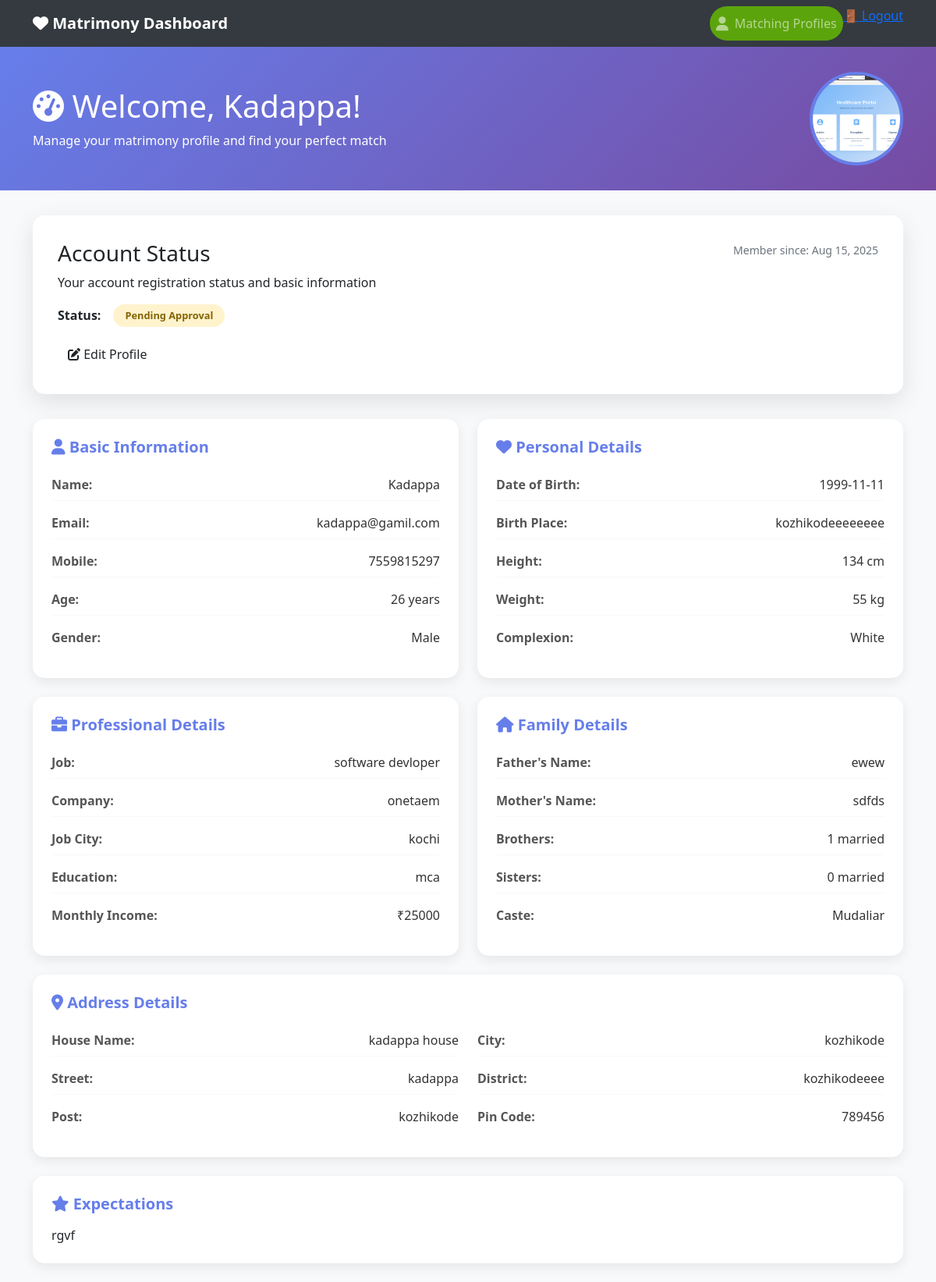
Page /customer/dashboard/ (signed in) on the committed database.
### accounts/models.py (models this page shows, shortened)
class Customer(models.Model):
    user = models.OneToOneField(User, related_name="customer_profile", on_delete=models.CASCADE, blank=True, null=True)
    CASTE_CHOICES = (
        ("Mudaliar", "Mudaliar"),
        ("Chetty", "Chetty"),
        ("Devanga", "Devanga"),
        ("Ezhavas_Thiyas", "Ezhavas & Thiyas"),
        ("Thandan", "Thandan"),
    )
    MARITAL_STATUS_CHOICES = (
        ("Single", "Single"),
        ("Divorced", "Divorced"),
    )
    STAR_CHOICES = (
        ("Aswathi", "Aswathi"),
        ("Bharani", "Bharani"),
        ("Karthika", "Karthika"),
        ("Rohini", "Rohini"),
        ("Makayiram", "Makayiram"),
        ("Thiruvathira", "Thiruvathira"),
        ("Punartham", "Punartham"),
        ("Pooyam", "Pooyam"),
        ("Aayilyam", "Aayilyam"),
        ("Makam", "Makam"),
        ("Pooram", "Pooram"),
        ("Uthram", "Uthram"),
        ("Atham", "Atham"),
        ("Chittira", "Chittira"),
        ("Chothi", "Chothi"),
        ("Vishakam", "Vishakam"),
        ("Anizham", "Anizham"),
        ("Thiruketta", "Thiruketta"),
        ("Moolam", "Moolam"),
        ("Pooradam", "Pooradam"),
        ("Uthradam", "Uthradam"),
        ("Thiruvonam", "Thiruvonam"),
        ("Avittam", "Avittam"),
        ("Chathayam", "Chathayam"),
        ("Pooruruttathi", "Pooruruttathi"),
        ("Uthrattathi", "Uthrattathi"),
        ("Revathi", "Revathi"),
    )
    father_name = models.CharField(max_length=256, blank=True, null=True)
    age = models.IntegerField(blank=True, null=True)
    gender = models.CharField(max_length=256, blank=True, null=True)
    contact_no = models.CharField(max_length=10, blank=True, null=True)
    description = models.CharField(max_length=256, blank=True, null=True)
    profile_image = models.ImageField(upload_to="profile_images/", null=True, blank=True)
    id_proof = models.CharField(max_length=256, blank=True, null=True)
    address = models.CharField(max_length=300, blank=True, null=True)
    star = models.CharField(max_length=50, choices=STAR_CHOICES, blank=True, null=True)
    married_sisters = models.CharField(max_length=250, blank=True, null=True)
    married_brothers = models.CharField(max_length=250, blank=True, null=True)
    no_sisters = models.CharField(max_length=250, blank=True, null=True)
    no_brothers = models.CharField(max_length=250, blank=True, null=True)
    mother_job = models.CharField(max_length=250, blank=True, null=True)
    father_job = models.CharField(max_length=250, blank=True, null=True)
    mother_name = models.CharField(max_length=250, blank=True, null=True)
    landline_no = models.IntegerField(blank=True, null=True)
    year = models.CharField(max_length=250, blank=True, null=True)
    school = models.CharField(max_length=250, blank=True, null=True)
    education = models.CharField(max_length=250, blank=True, null=True)
    income = models.CharField(max_length=250, blank=True, null=True)
    job_city = models.CharField(max_length=250, blank=True, null=True)
    job_department = models.CharField(max_length=250, blank=True, null=True)
    company = models.CharField(max_length=250, blank=True, null=True)
    job = models.CharField(max_length=250, blank=True, null=True)
    caste = models.CharField(max_length=250, choices=CASTE_CHOICES, blank=True, null=True)
    marital_status = models.CharField(max_length=50, choices=MARITAL_STATUS_CHOICES, blank=True, null=True)
    physical_condition = models.CharField(max_length=250, blank=True, null=True)
    weight = models.CharField(max_length=250, blank=True, null=True)
    complexion = models.CharField(max_length=250, blank=True, null=True)
    height = models.CharField(max_length=250, blank=True, null=True)
    time_birth = models.CharField(max_length=250, blank=True, null=True)
    place_birth = models.CharField(max_length=250, blank=True, null=True)
    dob = models.CharField(max_length=250, blank=True, null=True)
    district = models.CharField(max_length=250, blank=True, null=True)
    city = models.CharField(max_length=250, blank=True, null=True)
    post = models.CharField(max_length=250, blank=True, null=True)
    pin_code = models.CharField(max_length=250, blank=True, null=True)
    street = models.CharField(max_length=250, blank=True, null=True)
    house_name = models.CharField(max_length=250, blank=True, null=True)
    STATUS_CHOICES = (
        (0, "Pending"),
        (1, "Approved"),
    )
    status = models.IntegerField(choices=STATUS_CHOICES, default=0)
    is_active= models.BooleanField(default=True)
    created = models.DateTimeField(auto_now_add=True, blank=True, null=True)
    updated = models.DateTimeField(auto_now=True, blank=True, null=True)
    dosham = models.CharField(max_length=50, blank=True, null=True)

class User(AbstractUser):
    is_superadmin = models.BooleanField(default=False)
    is_customer = models.BooleanField(default=False)

### accounts/views.py (the view)
# urls.py: path("customer/dashboard/", views.customer_dashboard, name="customer_dashboard"),
@login_required
def customer_dashboard(request):
    if not hasattr(request.user, "customer_profile"):
        return redirect("login")  # redirect non-customers to login or error page
    customer = request.user.customer_profile  # get Customer object
    return render(request, "customer_dashboard/dashboard.html", {"customer": customer})

### templates/customer_dashboard/dashboard.html (shortened to what this page needs)
<!DOCTYPE html>
<html lang="en">
<head>
    <link href="https://cdn.jsdelivr.net/npm/bootstrap@5.1.3/dist/css/bootstrap.min.css" rel="stylesheet">
    <link href="https://cdnjs.cloudflare.com/ajax/libs/font-awesome/6.0.0/css/all.min.css" rel="stylesheet">
</head>
<body style="background: #f8f9fa;">
    <nav class="navbar navbar-expand-lg navbar-dark" style="background: #343a40;">
        <div class="container">
            <a class="navbar-brand" href="#"><i class="fas fa-heart"></i> Matrimony Dashboard</a>
            <div class="navbar-nav ms-auto">
                <a class="nav-link btn-profile" href="{% url 'matching_profiles' %}"><i class="fas fa-user"></i> Matching Profiles</a>
                <div class="logout-section">
                <a href="#" class="logout-link" onclick="confirmLogout(event)">
                    <span class="nav-icon">🚪</span>
                    <span class="nav-text">Logout</span>
                </a>
            </div>
            </div>
        </div>
    </nav>
    <div class="dashboard-header">
        <div class="container">
            <div class="row align-items-center">
                <div class="col-md-8">
                    <h1><i class="fas fa-tachometer-alt"></i> Welcome, {{ customer.user.get_full_name  }}!</h1>
                    <p class="mb-0">Manage your matrimony profile and find your perfect match</p>
                </div>
                <div class="col-md-4 text-end">
                    {% if customer.profile_image %}
                    <img src="{{ customer.profile_image.url }}" alt="Profile Image" class="profile-image">
                    {% else %}
                    <img src="https://via.placeholder.com/200" alt="No Image" class="img-fluid rounded">
                    {% endif %}
                </div>
            </div>
        </div>
    </div>
    <div class="container">
        <div class="welcome-card">
            <div class="row">
                <div class="col-md-8">
                    <h3>Account Status</h3>
                    <p>Your account registration status and basic information</p>
                    <div class="d-flex align-items-center">
                        <span class="me-3"><strong>Status:</strong></span>
                        {% if customer.status == 1 %}
                        <span class="status-badge status-approved">Approved</span>
                        {% elif customer.status == 0 %}
                        <span class="status-badge status-pending">Pending Approval</span>
                        {% else %}
                        <span class="status-badge status-disapproved">Disapproved</span>
                        {% endif %}
                    </div>
                    <div class="mt-3">
                        <a href="{% url 'edit_profile' %}" class="btn btn-edit"><i class="fas fa-edit"></i> Edit Profile</a>
                    </div>
                </div>
                <div class="col-md-4 text-end">
                    <div class="text-muted">
                        <small>Member since: {{ customer.created|date:"M d, Y" }}</small>
                    </div>
                </div>
            </div>
        </div>
        <div class="row">
            <div class="col-md-6">
                <div class="info-card">
                    <h5><i class="fas fa-user"></i> Basic Information</h5>
                    <div class="info-item">
                        <span class="info-label">Name:</span>
                        <span class="info-value">{{ customer.user.first_name }}</span>
                    </div>
                    <div class="info-item">
                        <span class="info-label">Email:</span>
                        <span class="info-value">{{ customer.user.email }}</span>
                    </div>
                    <div class="info-item">
                        <span class="info-label">Mobile:</span>
                        <span class="info-value">{{ customer.contact_no }}</span>
                    </div>
                    <div class="info-item">
                        <span class="info-label">Age:</span>
                        <span class="info-value">{{ customer.age }} years</span>
                    </div>
                    <div class="info-item">
                        <span class="info-label">Gender:</span>
                        <span class="info-value">{{ customer.gender }}</span>
                    </div>
                </div>
            </div>
            <div class="col-md-6">
                <div class="info-card">
                    <h5><i class="fas fa-heart"></i> Personal Details</h5>
                    <div class="info-item">
                        <span class="info-label">Date of Birth:</span>
                        <span class="info-value">{{ customer.dob }}</span>
                    </div>
                    <div class="info-item">
                        <span class="info-label">Birth Place:</span>
                        <span class="info-value">{{ customer.place_birth }}</span>
                    </div>
                    <div class="info-item">
                        <span class="info-label">Height:</span>
                        <span class="info-value">{{ customer.height }} cm</span>
                    </div>
                    <div class="info-item">
                        <span class="info-label">Weight:</span>
                        <span class="info-value">{{ customer.weight }} kg</span>
                    </div>
                    <div class="info-item">
                        <span class="info-label">Complexion:</span>
                        <span class="info-value">{{ customer.complexion }}</span>
                    </div>
                </div>
            </div>
            <div class="col-md-6">
                <div class="info-card">
                    <h5><i class="fas fa-briefcase"></i> Professional Details</h5>
                    <div class="info-item">
                        <span class="info-label">Job:</span>
                        <span class="info-value">{{ customer.job }}</span>
                    </div>
                    <div class="info-item">
                        <span class="info-label">Company:</span>
                        <span class="info-value">{{ customer.company }}</span>
                    </div>
                    <div class="info-item">
                        <span class="info-label">Job City:</span>
                        <span class="info-value">{{ customer.job_city }}</span>
                    </div>
                    <div class="info-item">
                        <span class="info-label">Education:</span>
                        <span class="info-value">{{ customer.education }}</span>
                    </div>
                    <div class="info-item">
                        <span class="info-label">Monthly Income:</span>
                        <span class="info-value">₹{{ customer.income }}</span>
                    </div>
                </div>
            </div>
            <div class="col-md-6">
                <div class="info-card">
                    <h5><i class="fas fa-home"></i> Family Details</h5>
                    <div class="info-item">
                        <span class="info-label">Father's Name:</span>
                        <span class="info-value">{{ customer.father_name }}</span>
                    </div>
                    <div class="info-item">
                        <span class="info-label">Mother's Name:</span>
                        <span class="info-value">{{ customer.mother_name }}</span>
                    </div>
                    <div class="info-item">
                        <span class="info-label">Brothers:</span>
                        <span class="info-value">{{ customer.no_brothers }} married</span>
                    </div>
                    <div class="info-item">
                        <span class="info-label">Sisters:</span>
                        <span class="info-value">{{ customer.no_sisters }} married</span>
                    </div>
                    <div class="info-item">
                        <span class="info-label">Caste:</span>
                        <span class="info-value">{{ customer.caste }}</span>
                    </div>
                </div>
            </div>
            <div class="col-md-12">
                <div class="info-card">
                    <h5><i class="fas fa-map-marker-alt"></i> Address Details</h5>
                    <div class="row">
                        <div class="col-md-6">
                            <div class="info-item">
                                <span class="info-label">House Name:</span>
                                <span class="info-value">{{ customer.house_name }}</span>
                            </div>
                            <div class="info-item">
                                <span class="info-label">Street:</span>
                                <span class="info-value">{{ customer.street }}</span>
                            </div>
                            <div class="info-item">
                                <span class="info-label">Post:</span>
                                <span class="info-value">{{ customer.post }}</span>
                            </div>
                        </div>
                        <div class="col-md-6">
                            <div class="info-item">
                                <span class="info-label">City:</span>
                                <span class="info-value">{{ customer.city }}</span>
                            </div>
                            <div class="info-item">
                                <span class="info-label">District:</span>
                                <span class="info-value">{{ customer.district }}</span>
                            </div>
                            <div class="info-item">
                                <span class="info-label">Pin Code:</span>
                                <span class="info-value">{{ customer.pin_code }}</span>
                            </div>
                        </div>
                    </div>
                </div>
            </div>
            {% if customer.description %}
            <div class="col-md-12">
                <div class="info-card">
                    <h5><i class="fas fa-star"></i> Expectations</h5>
                    <p class="mb-0">{{ customer.description }}</p>
                </div>
            </div>
            {% endif %}
        </div>
    </div>
</body>
</html>

### rows in the picture
Customer: user.get_full_name "Kadappa", profile_image (picture), created "Aug 15, 2025", user.first_name "Kadappa", user.email "kadappa@gamil.com", contact_no "7559815297", age "26", gender "Male", dob "1999-11-11", place_birth "kozhikodeeeeeeee", height "134", weight "55", complexion "White", job "software devloper", company "onetaem", job_city "kochi", education "mca", income "25000", father_name "ewew", mother_name "sdfds", no_brothers "1", no_sisters "0", caste "Mudaliar", house_name "kadappa house", street "kadappa", post "kozhikode", city "kozhikode", district "kozhikodeeee", pin_code "789456", description "rgvf"
